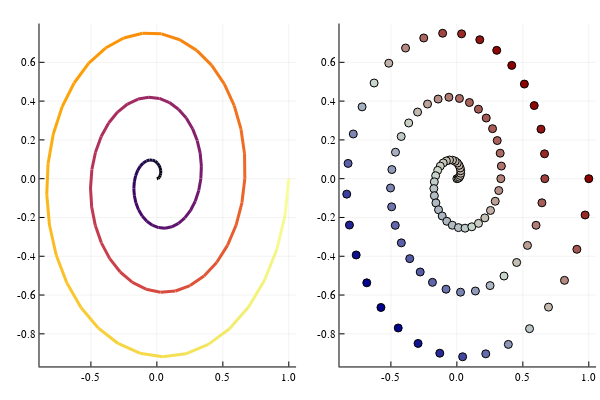

Notebook code for this chart:
### Markdown cell above
In first place, I generated the set of points for wich I will test the solution of the point set registration problem

### Code cell
t = range(0, stop = 1, length = 100)
θ = (6π) .* t
x = t .* cos.(θ)
y = t .* sin.(θ)
p1 = plot(x, y, line_z = t, linewidth = 3, legend = false)
p2 = scatter(x, y, marker_z = (+), color = :bluesreds, legend = false)
plot(p1, p2)
